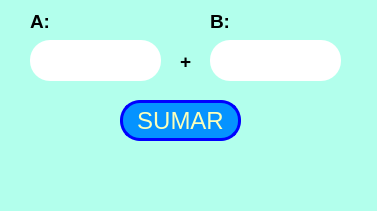
<?xml version="1.0" encoding="UTF-8"?>
<ui version="4.0">
 <class>MainWindow</class>
 <widget class="QMainWindow" name="MainWindow">
  <property name="geometry">
   <rect>
    <x>0</x>
    <y>0</y>
    <width>377</width>
    <height>211</height>
   </rect>
  </property>
  <property name="windowTitle">
   <string>MainWindow</string>
  </property>
  <property name="styleSheet">
   <string notr="true">background-color: rgb(178, 255, 236);</string>
  </property>
  <widget class="QWidget" name="centralwidget">
   <widget class="QPushButton" name="btn_sumar">
    <property name="geometry">
     <rect>
      <x>120</x>
      <y>100</y>
      <width>121</width>
      <height>41</height>
     </rect>
    </property>
    <property name="font">
     <font>
      <pointsize>18</pointsize>
      <underline>false</underline>
     </font>
    </property>
    <property name="styleSheet">
     <string notr="true">background-color: rgb(5, 147, 255);
color: rgb(250, 255, 187);
border-radius:20px;
border: 3px solid blue;</string>
    </property>
    <property name="text">
     <string>SUMAR</string>
    </property>
   </widget>
   <widget class="QLineEdit" name="txt_A">
    <property name="geometry">
     <rect>
      <x>30</x>
      <y>40</y>
      <width>131</width>
      <height>41</height>
     </rect>
    </property>
    <property name="font">
     <font>
      <pointsize>20</pointsize>
      <weight>50</weight>
      <italic>false</italic>
      <bold>false</bold>
     </font>
    </property>
    <property name="styleSheet">
     <string notr="true">background-color: rgb(255, 255, 255);
border-radius:20px;</string>
    </property>
    <property name="text">
     <string/>
    </property>
   </widget>
   <widget class="QLabel" name="label">
    <property name="geometry">
     <rect>
      <x>30</x>
      <y>10</y>
      <width>101</width>
      <height>21</height>
     </rect>
    </property>
    <property name="font">
     <font>
      <pointsize>14</pointsize>
     </font>
    </property>
    <property name="text">
     <string>&lt;html&gt;&lt;head/&gt;&lt;body&gt;&lt;p&gt;&lt;span style=&quot; font-weight:600;&quot;&gt;A:&lt;/span&gt;&lt;/p&gt;&lt;/body&gt;&lt;/html&gt;</string>
    </property>
   </widget>
   <widget class="QLabel" name="label_2">
    <property name="geometry">
     <rect>
      <x>210</x>
      <y>10</y>
      <width>101</width>
      <height>21</height>
     </rect>
    </property>
    <property name="font">
     <font>
      <pointsize>14</pointsize>
     </font>
    </property>
    <property name="text">
     <string>&lt;html&gt;&lt;head/&gt;&lt;body&gt;&lt;p&gt;&lt;span style=&quot; font-weight:600;&quot;&gt;B:&lt;/span&gt;&lt;/p&gt;&lt;/body&gt;&lt;/html&gt;</string>
    </property>
   </widget>
   <widget class="QLineEdit" name="txt_B">
    <property name="geometry">
     <rect>
      <x>210</x>
      <y>40</y>
      <width>131</width>
      <height>41</height>
     </rect>
    </property>
    <property name="font">
     <font>
      <pointsize>20</pointsize>
      <weight>50</weight>
      <italic>false</italic>
      <bold>false</bold>
     </font>
    </property>
    <property name="styleSheet">
     <string notr="true">background-color: rgb(255, 255, 255);
border-radius:20px;</string>
    </property>
    <property name="text">
     <string/>
    </property>
   </widget>
   <widget class="QLabel" name="label_3">
    <property name="geometry">
     <rect>
      <x>180</x>
      <y>50</y>
      <width>21</width>
      <height>21</height>
     </rect>
    </property>
    <property name="font">
     <font>
      <pointsize>14</pointsize>
     </font>
    </property>
    <property name="text">
     <string>&lt;html&gt;&lt;head/&gt;&lt;body&gt;&lt;p&gt;&lt;span style=&quot; font-weight:600;&quot;&gt;+&lt;/span&gt;&lt;/p&gt;&lt;/body&gt;&lt;/html&gt;</string>
    </property>
   </widget>
  </widget>
  <widget class="QMenuBar" name="menubar">
   <property name="geometry">
    <rect>
     <x>0</x>
     <y>0</y>
     <width>377</width>
     <height>21</height>
    </rect>
   </property>
  </widget>
  <widget class="QStatusBar" name="statusbar"/>
 </widget>
 <resources/>
 <connections/>
</ui>
